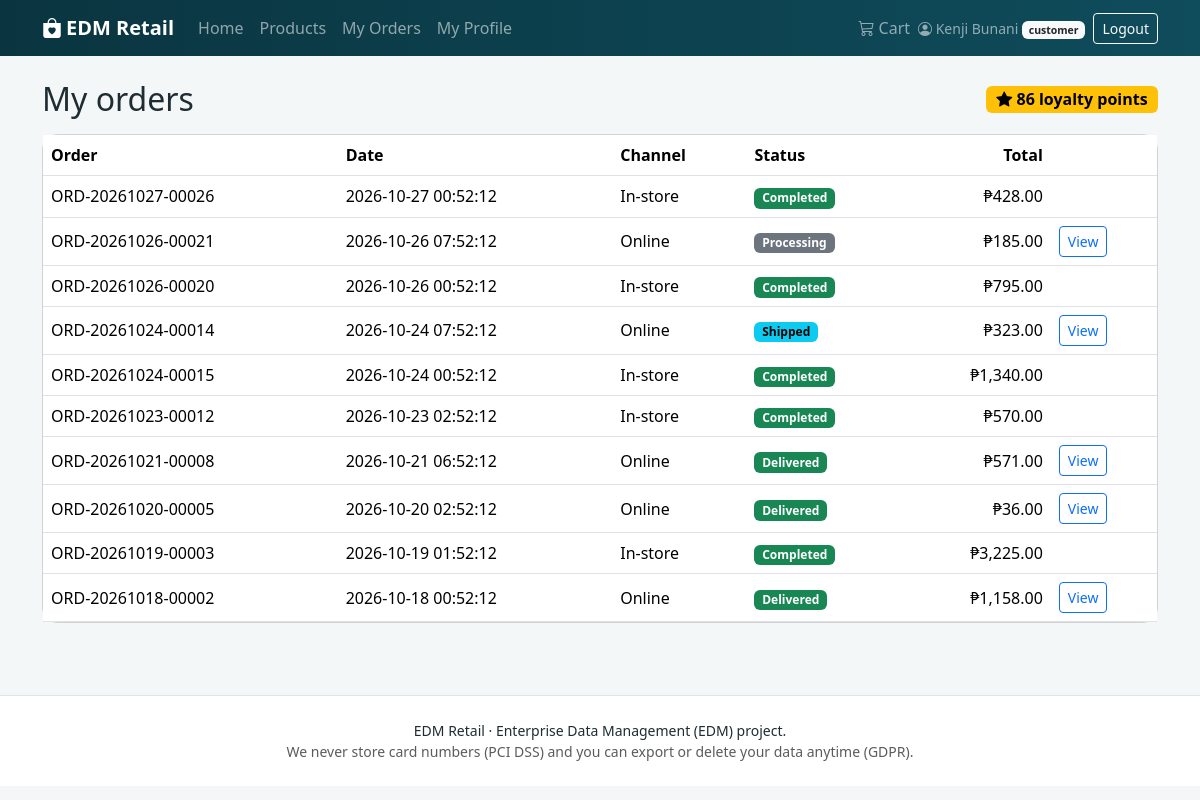
The page /orders.php (signed in) on the database its author committed.
### tables this page shows
CREATE TABLE customers (                       
  id                    INT AUTO_INCREMENT PRIMARY KEY,
  user_id               INT NOT NULL UNIQUE,
  phone                 VARCHAR(30) NULL,
  address               VARCHAR(255) NULL,
  loyalty_points        INT NOT NULL DEFAULT 0,
  preferred_category_id INT NULL,
  consent_at            DATETIME NULL,         
  FOREIGN KEY (user_id) REFERENCES users(id),
  FOREIGN KEY (preferred_category_id) REFERENCES categories(id)
);

CREATE TABLE orders (
  id               INT AUTO_INCREMENT PRIMARY KEY,
  order_no         VARCHAR(30) NOT NULL UNIQUE,
  channel          ENUM('online','pos') NOT NULL,
  customer_id      INT NULL,                   
  cashier_id       INT NULL,                   
  status           ENUM('processing','shipped','delivered','completed','cancelled') NOT NULL,
  subtotal         DECIMAL(12,2) NOT NULL,
  discount         DECIMAL(12,2) NOT NULL DEFAULT 0,
  total            DECIMAL(12,2) NOT NULL,
  payment_method   ENUM('cash','cod','gcash_sim','card_sim') NOT NULL,
  shipping_address VARCHAR(255) NULL,
  created_at       DATETIME NOT NULL DEFAULT CURRENT_TIMESTAMP,
  FOREIGN KEY (customer_id) REFERENCES customers(id),
  FOREIGN KEY (cashier_id)  REFERENCES users(id),
  INDEX idx_orders_created (created_at),
  INDEX idx_orders_channel (channel)
);

### config/db.php (called while the page is built)
<?php
function db(): PDO
{
    static $pdo = null;
    if ($pdo === null) {
        $dsn = 'mysql:host=' . DB_HOST . ';dbname=' . DB_NAME . ';charset=utf8mb4';
        try {
            $pdo = new PDO($dsn, DB_USER, DB_PASS, [
                PDO::ATTR_ERRMODE            => PDO::ERRMODE_EXCEPTION,
                PDO::ATTR_DEFAULT_FETCH_MODE => PDO::FETCH_ASSOC,
                PDO::ATTR_EMULATE_PREPARES   => false,
            ]);
        } catch (PDOException $e) {
            http_response_code(500);
            exit('Database connection failed. Start MySQL in XAMPP, import database/schema.sql and check config/config.php.');
        }
    }
    return $pdo;
}

### orders.php (the view, shortened to what this page needs)
<?php
$cid = (int)user()['customer_id'];
    require __DIR__ . '/includes/header.php'; ?>
    <?php require __DIR__ . '/includes/footer.php'; exit;
$st = db()->prepare('SELECT * FROM orders WHERE customer_id=? ORDER BY created_at DESC'); $st->execute([$cid]); $orders = $st->fetchAll();
$pts = db()->prepare('SELECT loyalty_points FROM customers WHERE id=?'); $pts->execute([$cid]);
require __DIR__ . '/includes/header.php'; ?>
<div class="container py-4">
  <div class="d-flex justify-content-between align-items-center mb-3"><h2 class="mb-0">My orders</h2>
    <span class="badge text-bg-warning fs-6"><i class="bi bi-star-fill"></i> <?= (int)$pts->fetchColumn() ?> loyalty points</span></div>
  <?php if (!$orders): ?><div class="alert alert-secondary">No orders yet. <a href="<?= url('products.php') ?>">Start shopping</a>.</div><?php else: ?>
  <div class="card"><div class="table-responsive"><table class="table table-hover mb-0">
    <thead><tr><th>Order</th><th>Date</th><th>Channel</th><th>Status</th><th class="text-end">Total</th><th></th></tr></thead><tbody>
    <?php foreach ($orders as $o): ?><tr><td><?= e($o['order_no']) ?></td><td><?= e($o['created_at']) ?></td>
      <td><?= $o['channel'] === 'pos' ? 'In-store' : 'Online' ?></td><td><?= order_badge($o['status']) ?></td><td class="text-end"><?= money($o['total']) ?></td>
      <td><?php if ($o['channel'] === 'online'): ?><a class="btn btn-sm btn-outline-primary" href="?id=<?= (int)$o['id'] ?>">View</a><?php endif; ?></td></tr><?php endforeach; ?>
    </tbody></table></div></div><?php endif; ?>
</div>
<?php require __DIR__ . '/includes/footer.php'; ?>

### includes/functions.php (shortened to what this page needs)
<?php
function e($v): string { return htmlspecialchars((string)$v, ENT_QUOTES, 'UTF-8'); }
function money($n): string { return CURRENCY . number_format((float)$n, 2); }
function order_badge(string $s): string
{
    $c = ['processing' => 'secondary', 'shipped' => 'info', 'delivered' => 'success', 'completed' => 'success', 'cancelled' => 'danger'][$s] ?? 'secondary';
    return '<span class="badge text-bg-' . $c . '">' . e(ucfirst($s)) . '</span>';
}

### assets/css/style.css (style rules this page uses)
:root { --brand:#0f4c5c; --brand-dark:#0a3540; --accent:#f4a261; --soft:#f4f7f8; }
body { background: var(--soft); color:#1f2d33; }
.card { border-radius:1rem; }
.table > :not(caption) > * > * { vertical-align: middle; }

### rows shown on the page
customers: loyalty_points "86"
orders: order_no "ORD-20261027-00026", created_at "2026-10-27 00:52:12", channel "In-store", status "Completed", total "₱428.00"
orders: order_no "ORD-20261026-00021", created_at "2026-10-26 07:52:12", channel "Online", status "Processing", total "₱185.00"
orders: order_no "ORD-20261026-00020", created_at "2026-10-26 00:52:12", channel "In-store", status "Completed", total "₱795.00"
orders: order_no "ORD-20261024-00014", created_at "2026-10-24 07:52:12", channel "Online", status "Shipped", total "₱323.00"
orders: order_no "ORD-20261024-00015", created_at "2026-10-24 00:52:12", channel "In-store", status "Completed", total "₱1,340.00"
orders: order_no "ORD-20261023-00012", created_at "2026-10-23 02:52:12", channel "In-store", status "Completed", total "₱570.00"
orders: order_no "ORD-20261021-00008", created_at "2026-10-21 06:52:12", channel "Online", status "Delivered", total "₱571.00"
orders: order_no "ORD-20261020-00005", created_at "2026-10-20 02:52:12", channel "Online", status "Delivered", total "₱36.00"
orders: order_no "ORD-20261019-00003", created_at "2026-10-19 01:52:12", channel "In-store", status "Completed", total "₱3,225.00"
orders: order_no "ORD-20261018-00002", created_at "2026-10-18 00:52:12", channel "Online", status "Delivered", total "₱1,158.00"

### other values the page prints
APP_NAME "EDM Retail"
$u['name'] "Kenji Bunani"
$u['role'] "customer"
